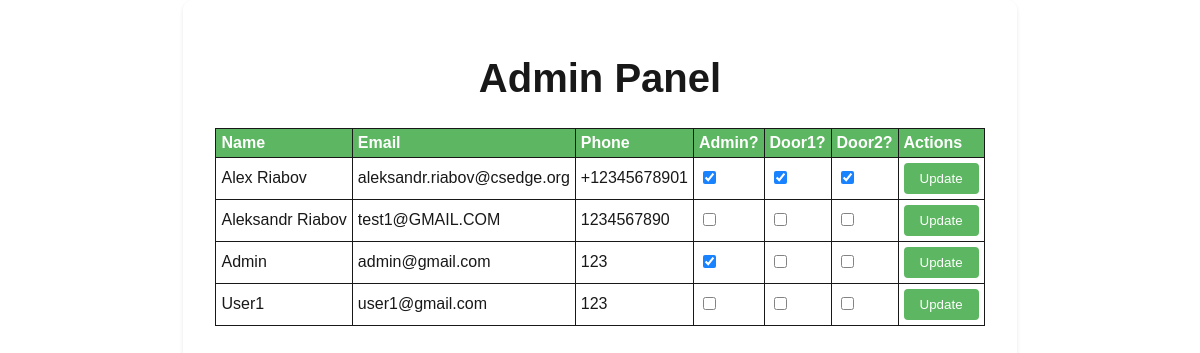
Before: /admin (signed in) with the older database file.
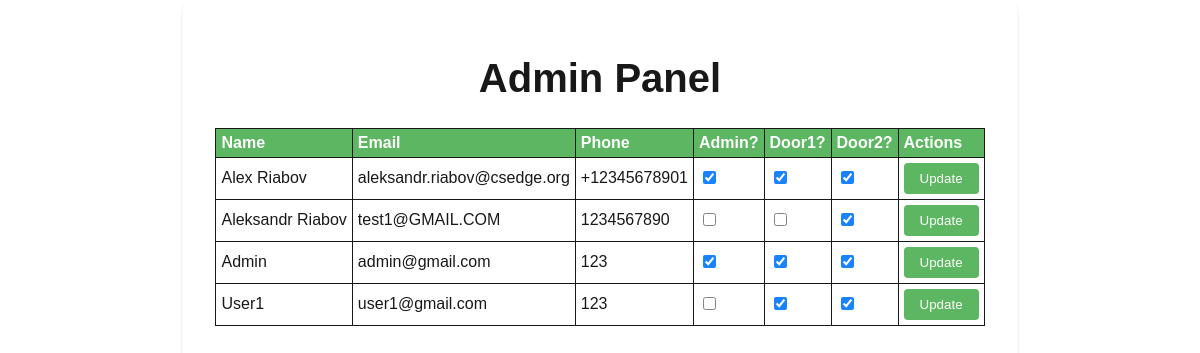
After: the same page with the newer database file.
### tables this page shows
CREATE TABLE users(name TEXT NOT NULL, email TEXT NOT NULL, phone TEXT, password TEXT NOT NULL, _isAdmin INTEGER DEFAULT 0 NOT NULL, door1 INTEGER DEFAULT 0 NOT NULL, door2 INTEGER DEFAULT 0 NOT NULL );

### app.py (the view)
@app.route('/admin')
def admin():
    if '_isAdmin' in session:
        if session['_isAdmin'] == 1:
            conn = sqlite3.connect('./static/myapp.db')
            curs = conn.cursor()
            curs.execute('SELECT * FROM users')
            users = curs.fetchall()
            return render_template('admin.html', users=users)
        else :
            return redirect(url_for('profile'))
    return redirect(url_for('login'))

### templates/admin.html (shortened to what this page needs)
<!DOCTYPE html>
<html lang="en" class="indexBody">
<head>
    <link rel="stylesheet" href="/static/styless.css">
  </head>
  <body  class="mainBody">
    <h1>Admin Panel</h1>
    <table>
      <thead>
        <tr>
          <th>Name</th>
          <th>Email</th>
          <th>Phone</th>
          <th>Admin?</th>
          <th>Door1?</th>
          <th>Door2?</th>
          <th>Actions</th>
        </tr>
      </thead>
      <tbody>
        {% for user in users %}
        <tr>
            <form action="/update" method="POST">
                <td>{{ user[0] }}</td>
                <td>{{ user[1] }}</td>
                <td>{{ user[2] }}</td>
                <td>
                  <input type="checkbox" name="isAdmin"  {% if user[4] == 1 %}checked value="1" {% else %} value="0" {% endif %}>
                </td>
                <td>
                  <input type="checkbox" name="door1" value="1" {% if user[5] == 1 %}checked value="1" {% else %} value="0" {% endif %}>
                </td>
                <td>
                  <input type="checkbox" name="door2" value="1" {% if user[6] == 1 %}checked value="1" {% else %} value="0" {% endif %}>
                </td>
                <td><input type="submit" value="Update"></td>
              </form>
        {% endfor %}
      </tbody>
    </table>
  </body>
</html>

Changed rows visible on the page:
changed users "Aleksandr Riabov": door2 "☐" → "☑"
changed users "Admin": door1 "☐" → "☑"; door2 "☐" → "☑"
changed users "User1": door1 "☐" → "☑"; door2 "☐" → "☑"
